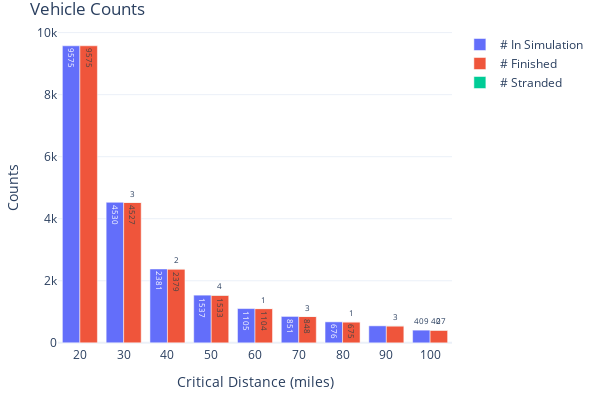

This figure's notebook cell:
### Markdown cell above
#### 5.1 Vehicle Counts

### Code cell
fig = go.Figure(
    data=[
        go.Bar(
            name="# In Simulation",
            x=count_stats['param_value'],
            y=count_stats['sim_count'],
            offsetgroup=0,
            text=count_stats['sim_count'],
            textposition='auto',
        ),
        go.Bar(
            name="# Finished",
            x=count_stats['param_value'],
            y=count_stats['fin_count'],
            offsetgroup=1,
            text=count_stats['fin_count'],
            textposition='auto',
        ),
        go.Bar(
            name="# Stranded",
            x=count_stats['param_value'],
            y=count_stats['str_count'],
            offsetgroup=1,
            base=count_stats['fin_count'],
            text=count_stats['str_count'],
            textposition='auto',
        )
    ],
    layout=go.Layout(
        title="Vehicle Counts",
        yaxis_title="Counts", 
        xaxis_title="Critical Distance (miles)", width=600, height=400
        
    )
)
fig.update_xaxes(type='category')
fig.update_layout(margin=dict(l=20, r=20, t=30, b=20), uniformtext_minsize=8, uniformtext_mode='hide', template='plotly_white')
fig.show()

### Figure 1 — Plotly figure (JSON) as saved in the notebook; plotly's stock layout.template omitted (floating-point values rounded to 4 significant figures)
{"data": [{"name": "# In Simulation", "offsetgroup": "0", "text": [9575, 4530, 2381, 1537, 1105, 851, 676, 548, 409], "textposition": "auto", "type": "bar", "x": ["20", "30", "40", "50", "60", "70", "80", "90", "100"], "y": [9575, 4530, 2381, 1537, 1105, 851, 676, 548, 409]}, {"name": "# Finished", "offsetgroup": "1", "text": [9575, 4527, 2379, 1533, 1104, 848, 675, 545, 407], "textposition": "auto", "type": "bar", "x": ["20", "30", "40", "50", "60", "70", "80", "90", "100"], "y": [9575, 4527, 2379, 1533, 1104, 848, 675, 545, 407]}, {"base": [9575, 4527, 2379, 1533, 1104, 848, 675, 545, 407], "name": "# Stranded", "offsetgroup": "1", "text": [null, 3, 2, 4, 1, 3, 1, 3, 2], "textposition": "auto", "type": "bar", "x": ["20", "30", "40", "50", "60", "70", "80", "90", "100"], "y": [null, 3, 2, 4, 1, 3, 1, 3, 2]}], "layout": {"height": 400, "margin": {"b": 20, "l": 20, "r": 20, "t": 30}, "title": {"text": "Vehicle Counts"}, "uniformtext": {"minsize": 8, "mode": "hide"}, "width": 600, "xaxis": {"autorange": true, "range": [-0.5, 8.5], "title": {"text": "Critical Distance (miles)"}, "type": "category"}, "yaxis": {"autorange": true, "range": [-102.3, 10080.0], "title": {"text": "Counts"}, "type": "linear"}}}
